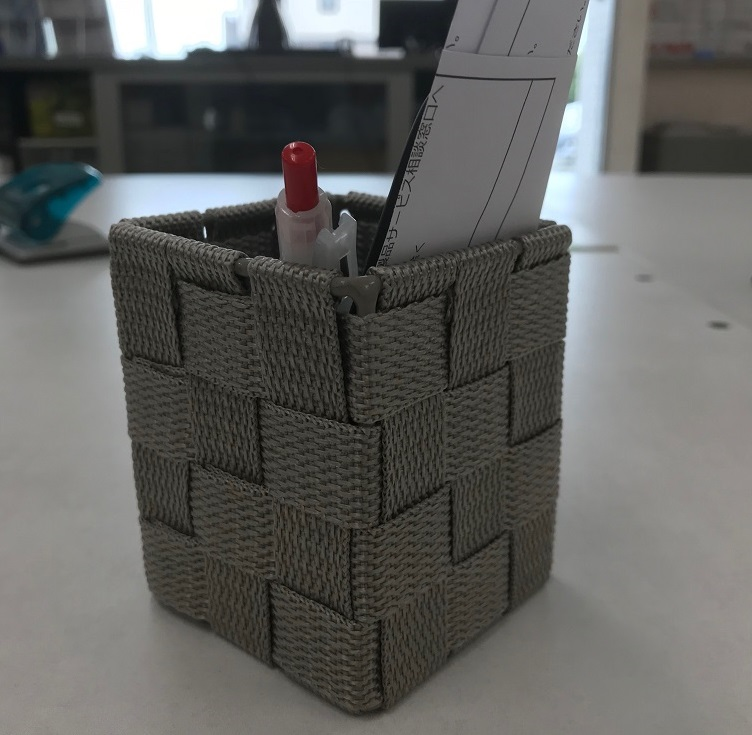
#> input picture vision_cv__photo.jpg, 752 x 735 px
$ python vision_ocr_azure.py vision_cv__photo.jpg vision_face__photo.jpg vision_face__photo.jpg
#> lines starting #> are read from the running program, lines starting #| are printed output that depends on the picture; after the words box and inside, x2 and y2 are one past the last pixel; in counts of white or black regions, pixels touching at a corner belong together
#!/usr/bin/env python
# -*- coding: utf-8 -*-

import sys
import numpy as np
import cv2
import base64

import requests
import json


if __name__ == '__main__':
    print("main init")

    img = "CaptureImage.jpg"
    txt = "CaptureText.txt"
    lng = "ja"

    if len(sys.argv)>=2:
        img = sys.argv[1]
    if len(sys.argv)>=3:
        txt = sys.argv[2]
    if len(sys.argv)>=4:
        lng = sys.argv[3]

    print("main image proc")
    image_img = cv2.imread(img, cv2.IMREAD_UNCHANGED)
#> image_img is the input picture: shape (735, 752, 3); mean B, G, R 95.2, 97.6, 97.4
    if len(image_img.shape) == 3:
        image_height, image_width, image_channels = image_img.shape[:3]
#> image_height = 735; image_width = 752; image_channels = 3
    else:
        image_height, image_width = image_img.shape[:2]
        image_channels = 1

    if (img=='Test_Image_1.jpg' or img=='CaptureName.jpg') and image_channels == 3:
        temp_img = np.zeros((image_height*2,image_width*2,3), np.uint8)
        cv2.rectangle(temp_img,(0,0),(image_width*2,image_height*2),(255,255,255),-1)
        temp_img[0+image_height/2:image_height/2+image_height, 0+image_width/2:image_width/2+image_width] = image_img.copy()
        image_img = cv2.resize(temp_img, (image_width, image_height))

    if image_channels != 1:
        gray_img = cv2.cvtColor(image_img, cv2.COLOR_BGR2GRAY)
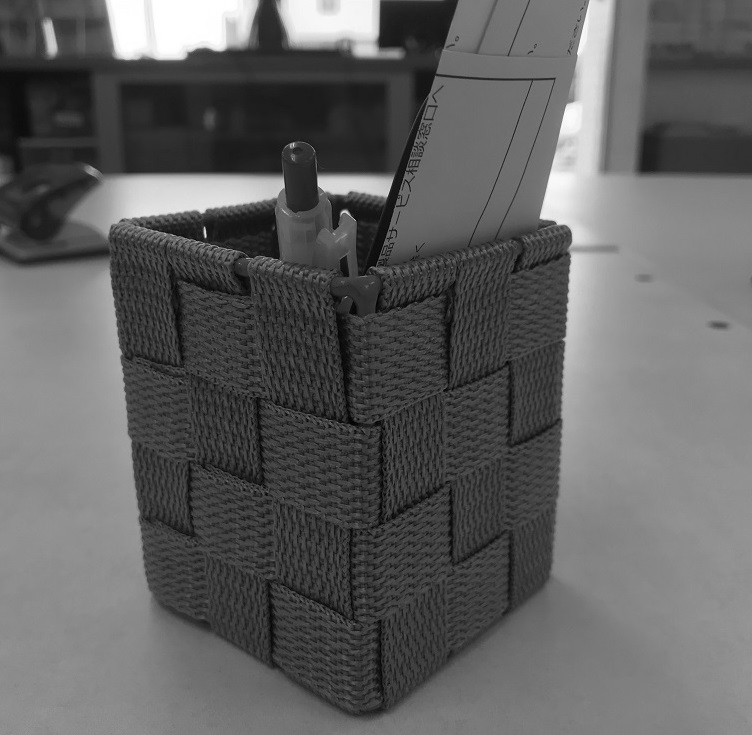
#> gray_img: shape (735, 752); min 0, max 255, mean 97.4
    else:
        gray_img = image_img.copy()
    #hist_img = cv2.equalizeHist(gray_img)
    #blur_img = cv2.blur(gray_img, (3,3), 0)
    _, thresh_img = cv2.threshold(gray_img, 140, 255, cv2.THRESH_BINARY)
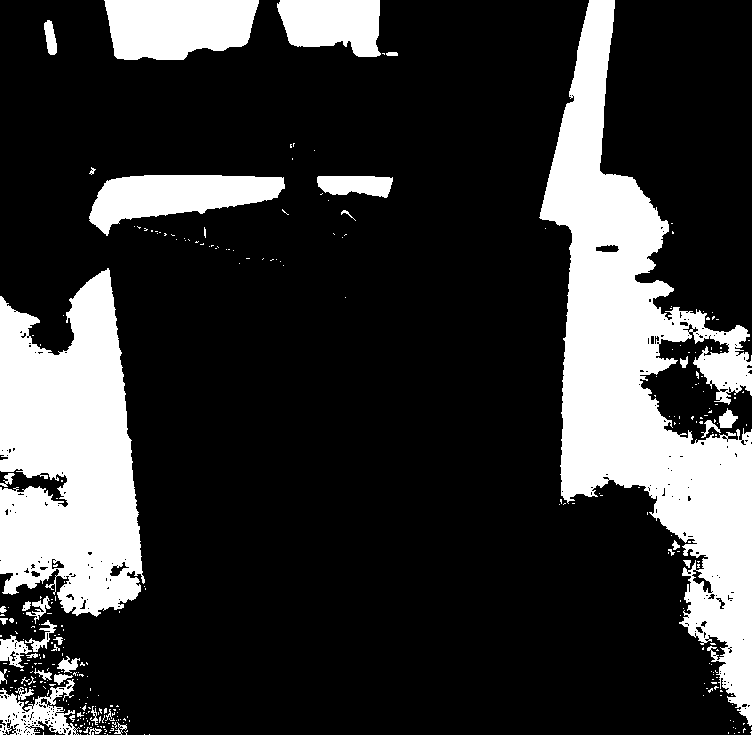
#> thresh_img: shape (735, 752); 21.7% white; 327 white regions (289 under 20 px), largest, box (x1, y1, x2, y2) and area: (539, 0, 752, 726) 57528, (0, 268, 145, 617) 35690, (104, 0, 259, 60) 7775

    #temp_img = thresh_img.copy()
    temp_img = gray_img.copy()
    cv2.imwrite("temp/@" + img, temp_img)

    # [7 lines of commented-out code are left out]
    img_data = open("temp/@" + img, 'rb')

    print("main Azure AI")
#> (the run stopped early here; a loop or call above may not have finished)
